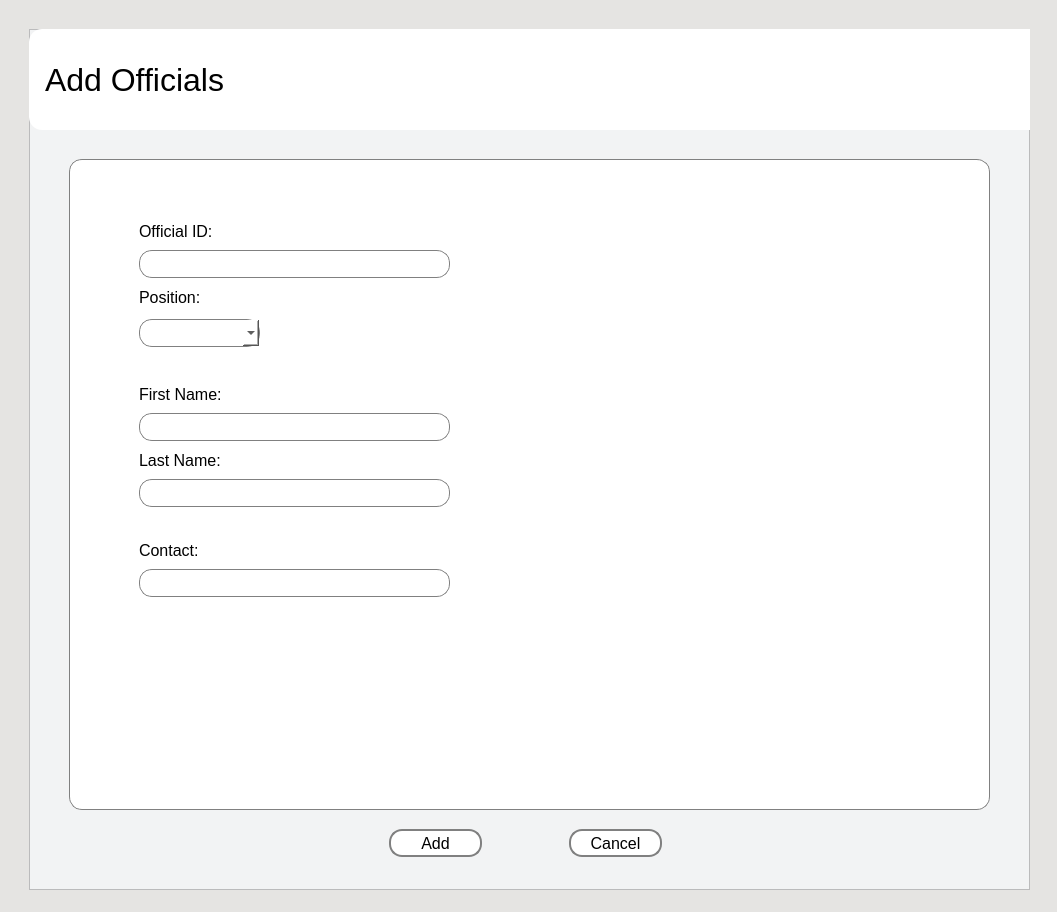
<?xml version="1.0" encoding="UTF-8"?>
<ui version="4.0">
 <class>addOfficialDialog</class>
 <widget class="QDialog" name="addOfficialDialog">
  <property name="geometry">
   <rect>
    <x>0</x>
    <y>0</y>
    <width>1057</width>
    <height>912</height>
   </rect>
  </property>
  <property name="windowTitle">
   <string>Add New Official</string>
  </property>
  <property name="styleSheet">
   <string notr="true">background-color: rgb(229,228,226);</string>
  </property>
  <widget class="QFrame" name="frame">
   <property name="geometry">
    <rect>
     <x>29</x>
     <y>29</y>
     <width>1001</width>
     <height>861</height>
    </rect>
   </property>
   <property name="styleSheet">
    <string notr="true">background-color: rgb(242,243,244);</string>
   </property>
   <property name="frameShape">
    <enum>QFrame::StyledPanel</enum>
   </property>
   <property name="frameShadow">
    <enum>QFrame::Raised</enum>
   </property>
   <widget class="QPushButton" name="addofficial_cancel_button">
    <property name="geometry">
     <rect>
      <x>540</x>
      <y>800</y>
      <width>93</width>
      <height>28</height>
     </rect>
    </property>
    <property name="font">
     <font>
      <pointsize>12</pointsize>
     </font>
    </property>
    <property name="styleSheet">
     <string notr="true">background-color: white;
border: 2px solid grey;
border-radius: 13px;</string>
    </property>
    <property name="text">
     <string>Cancel</string>
    </property>
   </widget>
   <widget class="QPushButton" name="addofficial_save_button">
    <property name="geometry">
     <rect>
      <x>360</x>
      <y>800</y>
      <width>93</width>
      <height>28</height>
     </rect>
    </property>
    <property name="font">
     <font>
      <pointsize>12</pointsize>
     </font>
    </property>
    <property name="styleSheet">
     <string notr="true">background-color: white;
border: 2px solid grey;
border-radius: 13px;</string>
    </property>
    <property name="text">
     <string>Add</string>
    </property>
   </widget>
   <widget class="QLabel" name="label_8">
    <property name="geometry">
     <rect>
      <x>0</x>
      <y>0</y>
      <width>1401</width>
      <height>101</height>
     </rect>
    </property>
    <property name="font">
     <font>
      <pointsize>24</pointsize>
      <weight>50</weight>
      <bold>false</bold>
     </font>
    </property>
    <property name="styleSheet">
     <string notr="true">background-color: white;
border-radius: 13px;</string>
    </property>
    <property name="text">
     <string>  Add Officials</string>
    </property>
   </widget>
   <widget class="QFrame" name="frame_2">
    <property name="geometry">
     <rect>
      <x>40</x>
      <y>130</y>
      <width>921</width>
      <height>651</height>
     </rect>
    </property>
    <property name="styleSheet">
     <string notr="true">background-color: white;
border: 1px solid grey;
border-radius: 13px;</string>
    </property>
    <property name="frameShape">
     <enum>QFrame::StyledPanel</enum>
    </property>
    <property name="frameShadow">
     <enum>QFrame::Raised</enum>
    </property>
    <widget class="QLabel" name="label_resident_id">
     <property name="geometry">
      <rect>
       <x>70</x>
       <y>60</y>
       <width>211</width>
       <height>24</height>
      </rect>
     </property>
     <property name="font">
      <font>
       <pointsize>12</pointsize>
      </font>
     </property>
     <property name="styleSheet">
      <string notr="true">border: 0px</string>
     </property>
     <property name="text">
      <string>Official ID:</string>
     </property>
    </widget>
    <widget class="QLabel" name="label_first_name">
     <property name="geometry">
      <rect>
       <x>70</x>
       <y>126</y>
       <width>201</width>
       <height>24</height>
      </rect>
     </property>
     <property name="font">
      <font>
       <pointsize>12</pointsize>
      </font>
     </property>
     <property name="styleSheet">
      <string notr="true">border: 0px</string>
     </property>
     <property name="text">
      <string>Position:</string>
     </property>
    </widget>
    <widget class="QLineEdit" name="addofficial_officialID_input">
     <property name="geometry">
      <rect>
       <x>70</x>
       <y>91</y>
       <width>311</width>
       <height>28</height>
      </rect>
     </property>
     <property name="font">
      <font>
       <pointsize>12</pointsize>
      </font>
     </property>
     <property name="styleSheet">
      <string notr="true">background-color: white;
border: 1px solid grey;
border-radius: 13px;</string>
     </property>
    </widget>
    <widget class="QComboBox" name="addofficial_position_box">
     <property name="geometry">
      <rect>
       <x>70</x>
       <y>160</y>
       <width>121</width>
       <height>28</height>
      </rect>
     </property>
     <property name="font">
      <font>
       <pointsize>12</pointsize>
      </font>
     </property>
     <property name="styleSheet">
      <string notr="true">background-color: white;
border: 1px solid grey;
border-radius: 13px;</string>
     </property>
    </widget>
    <widget class="QLineEdit" name="addofficial_firstname_input">
     <property name="geometry">
      <rect>
       <x>70</x>
       <y>254</y>
       <width>311</width>
       <height>28</height>
      </rect>
     </property>
     <property name="font">
      <font>
       <pointsize>12</pointsize>
      </font>
     </property>
     <property name="styleSheet">
      <string notr="true">background-color: white;
border: 1px solid grey;
border-radius: 13px;</string>
     </property>
    </widget>
    <widget class="QLineEdit" name="addofficial_contact_input">
     <property name="geometry">
      <rect>
       <x>70</x>
       <y>410</y>
       <width>311</width>
       <height>28</height>
      </rect>
     </property>
     <property name="font">
      <font>
       <pointsize>12</pointsize>
      </font>
     </property>
     <property name="styleSheet">
      <string notr="true">background-color: white;
border: 1px solid grey;
border-radius: 13px;</string>
     </property>
    </widget>
    <widget class="QLineEdit" name="addofficial_lastname_input">
     <property name="geometry">
      <rect>
       <x>70</x>
       <y>320</y>
       <width>311</width>
       <height>28</height>
      </rect>
     </property>
     <property name="font">
      <font>
       <pointsize>12</pointsize>
      </font>
     </property>
     <property name="styleSheet">
      <string notr="true">background-color: white;
border: 1px solid grey;
border-radius: 13px;</string>
     </property>
    </widget>
    <widget class="QLabel" name="label_last_name">
     <property name="geometry">
      <rect>
       <x>70</x>
       <y>289</y>
       <width>121</width>
       <height>24</height>
      </rect>
     </property>
     <property name="font">
      <font>
       <pointsize>12</pointsize>
      </font>
     </property>
     <property name="styleSheet">
      <string notr="true">border: 0px</string>
     </property>
     <property name="text">
      <string>Last Name:</string>
     </property>
    </widget>
    <widget class="QLabel" name="label_first_name_2">
     <property name="geometry">
      <rect>
       <x>70</x>
       <y>223</y>
       <width>111</width>
       <height>24</height>
      </rect>
     </property>
     <property name="font">
      <font>
       <pointsize>12</pointsize>
      </font>
     </property>
     <property name="styleSheet">
      <string notr="true">border: 0px</string>
     </property>
     <property name="text">
      <string>First Name:</string>
     </property>
    </widget>
    <widget class="QLabel" name="label_contact">
     <property name="geometry">
      <rect>
       <x>70</x>
       <y>379</y>
       <width>91</width>
       <height>24</height>
      </rect>
     </property>
     <property name="font">
      <font>
       <pointsize>12</pointsize>
      </font>
     </property>
     <property name="styleSheet">
      <string notr="true">border: 0px</string>
     </property>
     <property name="text">
      <string>Contact:</string>
     </property>
    </widget>
   </widget>
  </widget>
 </widget>
 <resources/>
 <connections/>
</ui>
